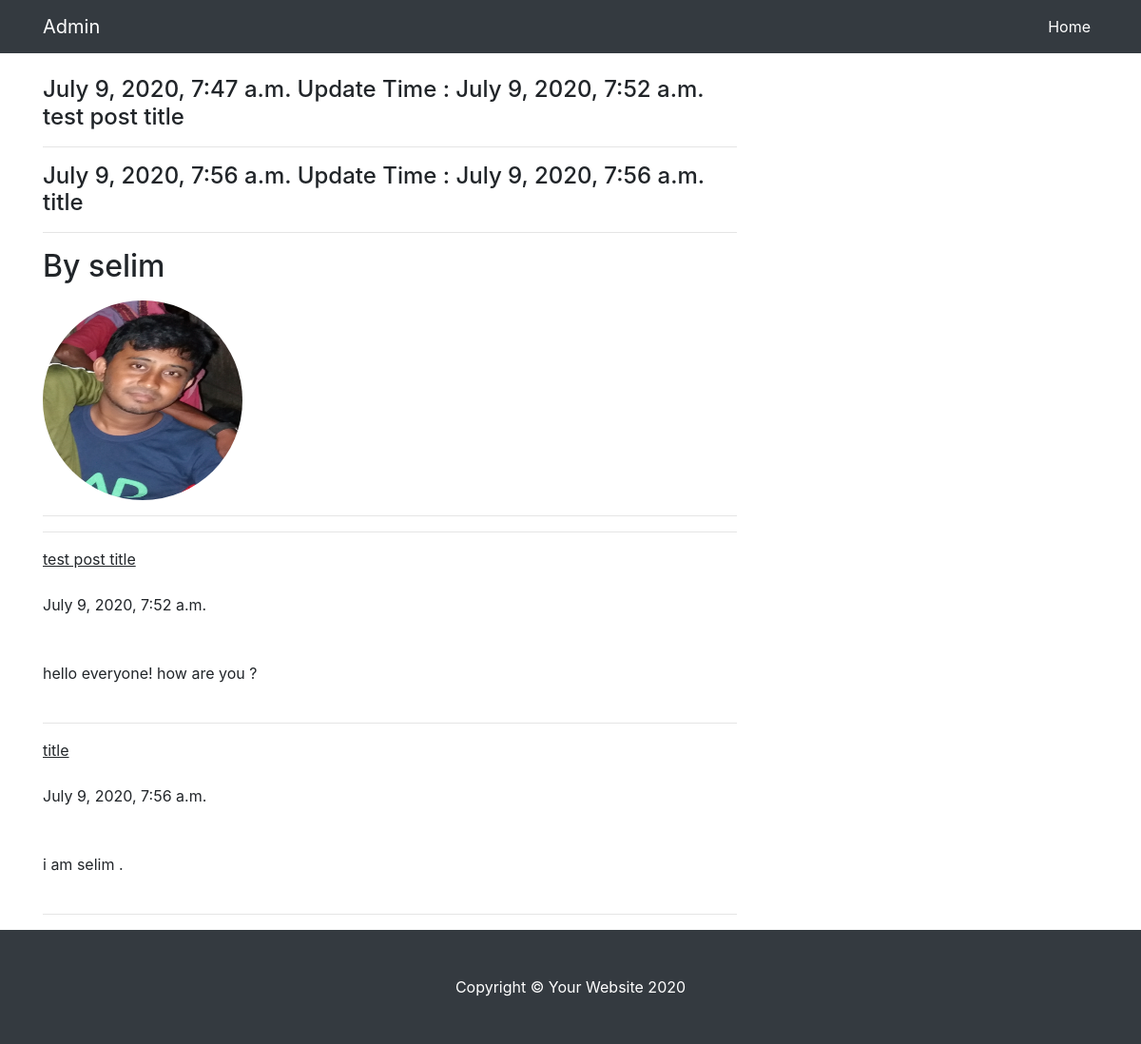
The app's page /post/title/selim with its own data.
### blog/models.py (models this page shows, shortened)
class Post(models.Model):
    title = models.CharField(max_length=50)
    name = models.ForeignKey(Author,on_delete=models.CASCADE)
    date_at = models.DateTimeField(auto_now_add=True)
    date_upd = models.DateTimeField(auto_now=True)
    post = models.TextField()

class Author(models.Model):
    name = models.CharField(max_length=20)
    age = models.IntegerField()
    date_at = models.DateField(auto_now_add=True)
    img = models.ImageField(blank=True, null=True, upload_to='post')

### blog/views.py (the view)
# urls.py: path('title/<post_name>', postdetails , name = 'info')
def postdetails(request,post_name):
    au_name = Author.objects.get(name=post_name)
    alltitle = Post.objects.filter(name = au_name)
    contex = {
        'author': au_name,
        'item': alltitle
    }
    return render(request, 'details/postdetails.html', contex)

### templates/details/postdetails.html (shortened to what this page needs)
{% extends 'base.html' %}
{% block name %} <h2>By {{ author.name }} </h2>{% endblock %}
{% block posttitle %}
{% for post in item %}
{{ post.date_at }} Update Time : {{ post.date_upd }}</br>
{{ post.title }}<hr>
{% endfor %}{% endblock %}
{% block body %}
{% for post in item %}
<u>{{ post.title }}</u></br></br>{{ post.date_upd }}</br></br></br>
{{ post.post }}</br></br><hr>
{% endfor %}{% endblock %}
{% block img %}<img class="d-flex mr-3 rounded-circle" height="210" width="210" src="{{ author.img.url }}" alt="">{% endblock %}

### static/css/blog-post.css (style rules this page uses)
body { padding-top: 56px; }

### records on screen
Post: date_at "July 9, 2020, 7:47 a.m.", date_upd "July 9, 2020, 7:52 a.m.", title "test post title", post "hello everyone! how are you ?"
Post: date_at "July 9, 2020, 7:56 a.m.", date_upd "July 9, 2020, 7:56 a.m.", title "title", post "i am selim ."
Author: name "selim", img (picture)
